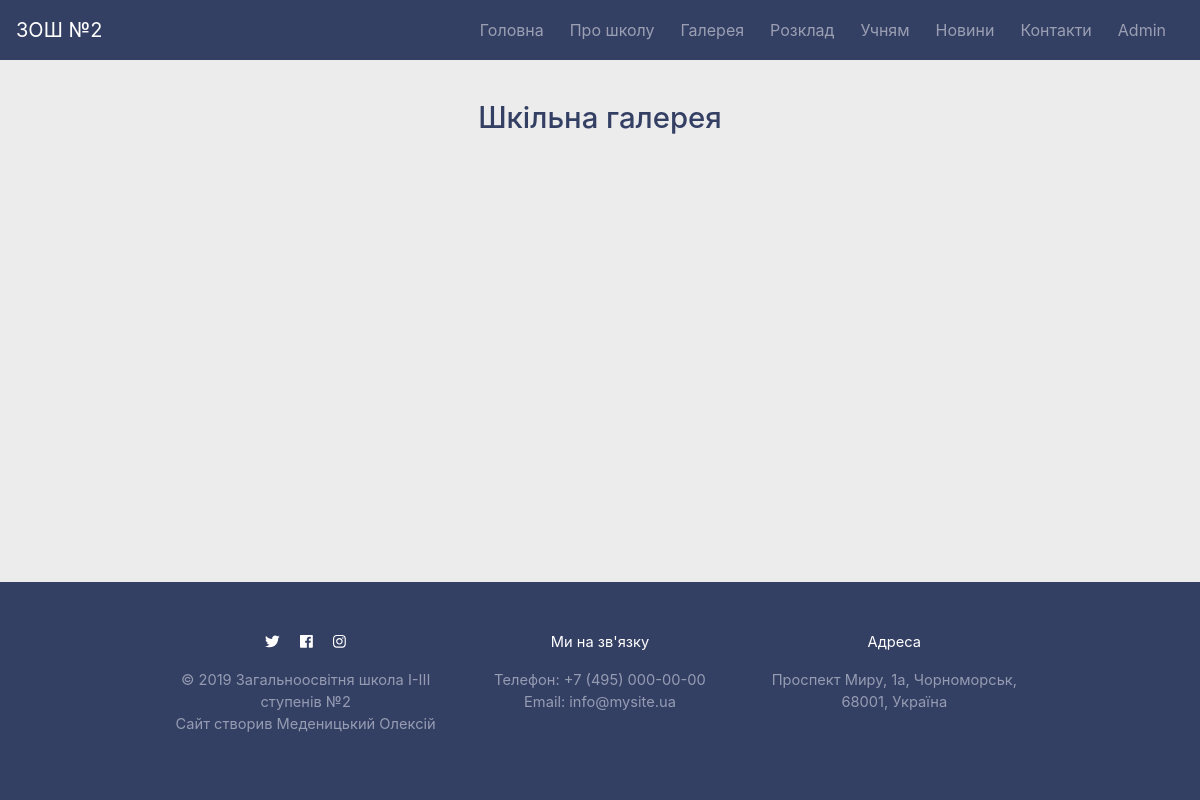
The page /gallery/ on the database as committed earlier.
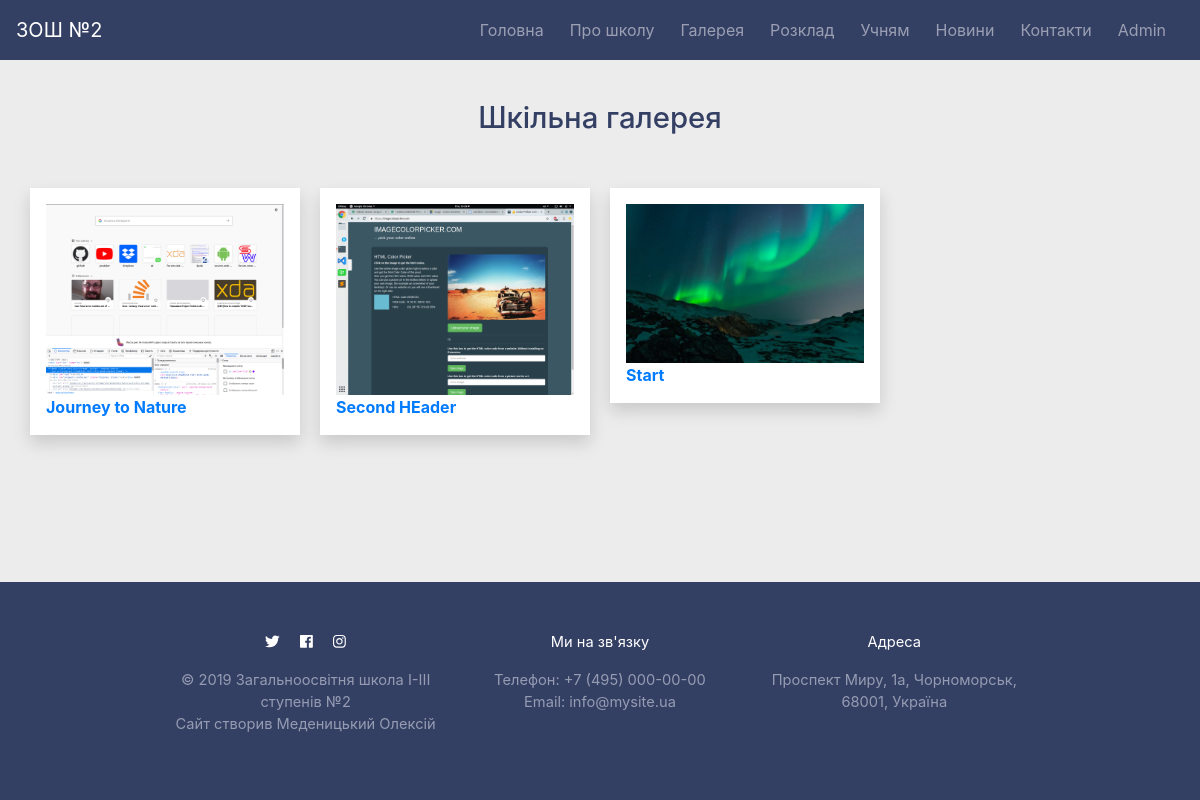
The same page on the database as committed later.
### core/models.py (models this page shows, shortened)
class Gallery(models.Model):
	title = models.CharField(max_length=300)
	date_posted = models.DateTimeField(default=timezone.now)

class GalleryImage(models.Model):
	gallery = models.ForeignKey(Gallery, related_name='images', on_delete=models.SET_NULL, null=True)
	image = models.ImageField()

### core/views.py (the view)
# urls.py: path('gallery/', views.gallery, name='core-gallery'),
def gallery(request):
	gallery = Gallery.objects.all().order_by('-date_posted')
	context = {
		'title': 'Gallery',
		'gallery': gallery,
	}
	return render(request, 'core/gallery.html', context)

### core/templates/core/gallery.html
{% extends 'core/base.html' %}
{% block content %}
	<h2 align="center" class="section-title">Шкільна галерея</h2><br>
	<div class="row">
	<div class="card-columns">
		{% for folder in gallery %}
			<div class="card bg-white shadow rounded-0 p-3 border-0">
				<a href="{% url 'gallery-detail' folder.id %}">
					<img class="card-img rounded-0" src="{{ folder.images.first.image.url }}">
					<div class="card-text">
						<b>{{ folder.title }}</b>
					</div>
				</a>
			</div>
		{% endfor %}
	</div>
	</div>
{% endblock content %}

### core/templates/core/base.html (shortened to what this page needs)
{% load static %}
<!DOCTYPE html>
<html>
<head>
    <link rel="stylesheet" href="https://stackpath.bootstrapcdn.com/bootstrap/4.3.1/css/bootstrap.min.css">
    <link rel="stylesheet" type="text/css" href="{% static 'core/main.css' %}">
    <link rel="stylesheet" href="https://cdnjs.cloudflare.com/ajax/libs/ekko-lightbox/5.3.0/ekko-lightbox.css" />
</head>
<body>
<wrapper class="d-flex flex-column">
	<nav class="navbar navbar-expand-md navbar navbar-dark navbar-bg">
	  <a class="navbar-brand" href="{% url 'core-home' %}">ЗОШ №2</a>
	  <div class="collapse navbar-collapse justify-content-end" id="navbarNav">
	    <ul class="navbar-nav text-right">
	      <li class="nav-item">
	        <a class="nav-link" href="{% url 'core-home' %}">Головна  </a>
	      </li>
	      <li class="nav-item">
	        <a class="nav-link" href="{% url 'core-about' %}">Про школу</a>
	      </li>
	      <li class="nav-item">
	        <a class="nav-link" href="{% url 'core-gallery' %}">Галерея</a>
	      </li>
	      <li class="nav-item">
	        <a class="nav-link" href="{% url 'core-schedule' %}">Розклад</a>
	      </li>
	      <li class="nav-item">
	        <a class="nav-link" href="{% url 'core-students' %}">Учням</a>
	      </li>
	      <li class="nav-item">
	        <a class="nav-link" href="{% url 'core-news' %}">Новини</a>
	      </li>
	      <li class="nav-item">
	        <a class="nav-link" href="{% url 'core-contacts' %}">Контакти</a>
	      </li>
	      <li class="nav-item">
	        <a class="nav-link" href="/admin">Admin</a>
	      </li>
	    </ul>
	  </div>
	</nav>
	<div class="container-fluid flex-fill">
		{% block content %}{% endblock %}
	</div>
	<footer>
		<div class="row justify-content-center">
		<div class="col-md-10">
			<div class="container-fluid padding">
			<div class="row text-center">
				<div class="col-md-4 social">
					<p class="footer-title">
						<a href="#"><i class="fab fa-twitter"></i></a>
						<a href="#"><i class="fab fa-facebook"></i></a>
						<a href="#"><i  class="fab fa-instagram"></i></a>
					</p>
					<p class="footer-content">&copy; 2019 Загальноосвітня школа I-III ступенів №2 <br> Сайт створив Меденицький Олексій</p>
				</div  class="col-md-4">
				<div class="col-md-4 social">
					<p class="footer-title">Ми на зв'язку</p>
					<p class="footer-content">Телефон: +7 (495) 000-00-00 <br> Email: info@mysite.ua</p>
				</div>
				<div class="col-md-4 social">
					<p class="footer-title">Адреса</p>
					<p class="footer-content">Проспект Миру, 1а, Чорноморськ, <br> 68001, Україна</p>
				</div>
			</div>
			</div>
		</div>
		</div>
	</footer>
</wrapper>
</body>
</html>

### core/static/core/main.css (style rules this page uses)
wrapper { min-height: 100vh; }
body { background-color: #ececec; height: 100%; min-height: 100vh; }
footer { background-color: #343F64; margin-top: 2rem; padding: 1.2rem; margin: none; font-size: 11pt; }
.footer-title { color: #FFFFFF; }
.footer-content { color: #959CB2; }
.footer-title a { color: #FFFFFF; margin-left: 0.5rem; margin-right: 0.5rem; }
.navbar-bg { background-color: #343F64; }
a { outline: none; }
.nav-item a { outline: none; }
.nav-link { padding: 10px; margin-right: 10px; }
.row { margin: 15px; }
.section-title { color: #343F64; font-size: 22pt; margin: 14px; margin-top: 40px; }
.card-img { display: block; width: 100%; height: auto; }
@media (min-width: 576px) { .card-columns { column-count: 2; } }
@media (min-width: 768px) { .card-columns { column-count: 3; } }
@media (min-width: 992px) { .card-columns { column-count: 4; } }
[class*="col-"] { padding: 0; }
.card { background-color: #ececec; }

Rows that differ between the two databases and show on the page:
added Gallery: images.first.image (picture), title "Journey to Nature"
added Gallery: images.first.image (picture), title "Second HEader"
added Gallery: images.first.image (picture), title "Start"
